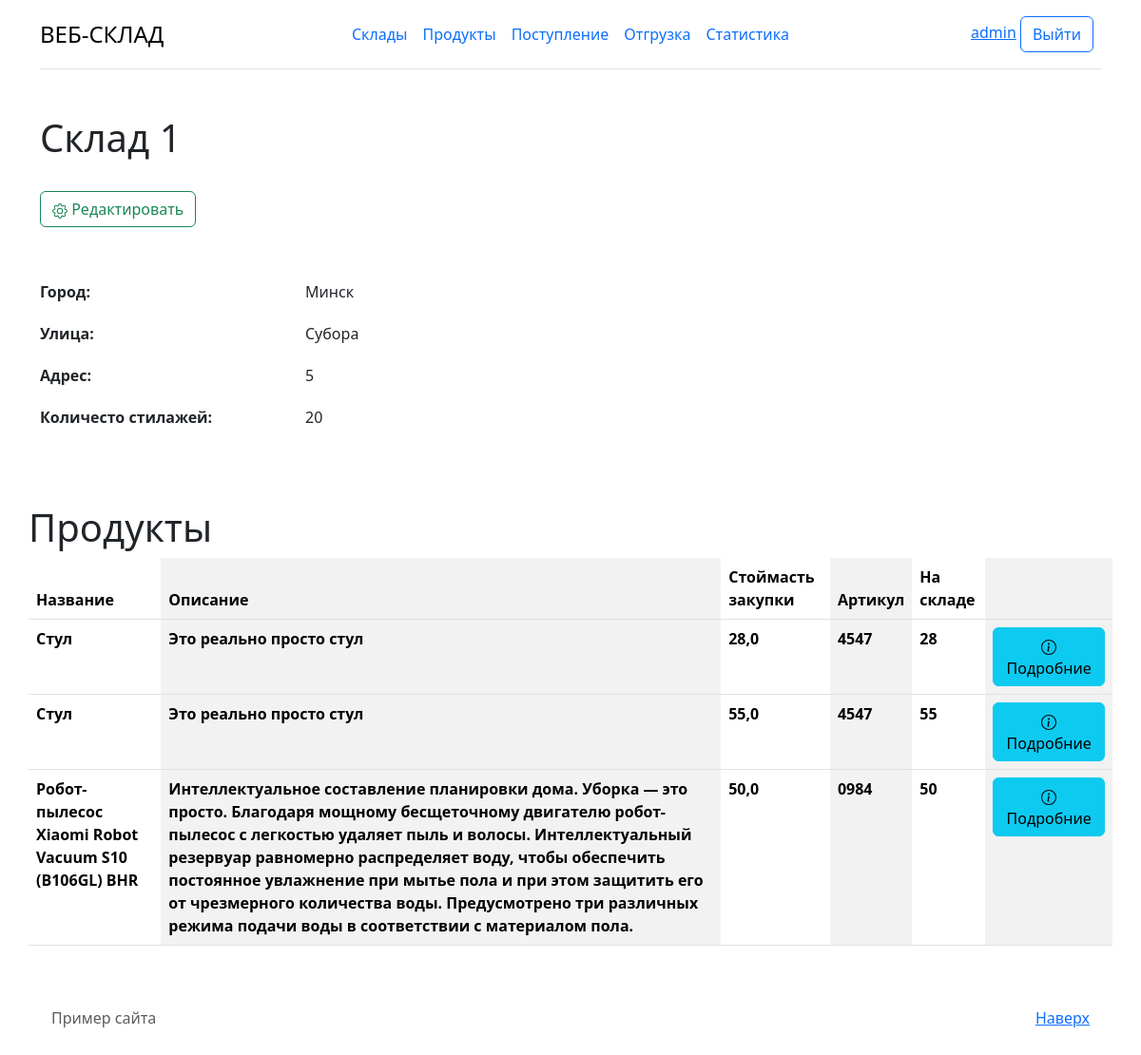
Page /warehouses/1 (signed in) on the committed database.
### warehouses/models.py (models this page shows, shortened)
class Stock(models.Model):
    title = models.CharField('Название',max_length = 50)
    city = models.CharField('Город', max_length = 50)
    street = models.CharField('Улица', max_length = 50)
    address = models.CharField('Адрес', max_length = 50)
    number_racks = models.IntegerField('Количество стиложей')
    occupancy_status = models.FloatField('Заполниность стиложей',default=0)
    class Meta:
        verbose_name = "Склад"
        verbose_name_plural = "Склады"

### product/models.py (models this page shows, shortened)
class Item(models.Model):
    product = models.ForeignKey(Product, on_delete=models.CASCADE)
    stock = models.ForeignKey(Stock, on_delete=models.CASCADE)
    quantity = models.IntegerField('Количество')
    purchase_price = models.FloatField('Стоймасть закупки')
    sales_price = models.FloatField('Стоймасть сбыта',blank=True, null=True)
    purchase_date = models.DateField('Дата поступления')
    sales_date = models.DateField('Дата сбыта', blank=True, null=True)
    sold = models.BooleanField('Сбыто', default = False)
    available = models.BooleanField('доступно', default = True)
    soldQuantity = models.IntegerField('Количество cбыто', default = 0)
    responsible = models.ForeignKey(User, on_delete=models.SET_NULL, null=True, blank=True)
    def get_current_amount(self):
        return self.quantity - self.soldQuantity

class Product(models.Model):
    name = models.CharField('Название',max_length = 50)
    description = models.TextField('Описание')
    vendor_code = models.CharField('Артикул', max_length = 50)
    quantity_rack = models.IntegerField('Количество на одином стилаже')
    class Meta:
        verbose_name = "Товар"
        verbose_name_plural = "Товары"

### warehouses/views.py (the view)
# urls.py: path('<int:pk>', views.StockDetailView.as_view(),  name = "warehouses/stock_detail"),
class StockDetailView(DetailView):
    model = Stock
    template_name = "warehouses/details_view.html"
    context_object_name = "stock"
    def get_context_data(self, **kwargs):
        context = super().get_context_data(**kwargs)
        stock = self.get_object()
        items = stock.item_set.filter(available=True)
        context['items'] = items
        return context

### warehouses/templates/warehouses/details_view.html (shortened to what this page needs)
{% extends 'main/layout.html'%}
{% block container %}
<div class="container mt-5">
    <h1>{{stock.title}}</h1><br>
    <a href="{%  url 'warehouses/stock_update' stock.id %}" type="button" class="btn btn-outline-success">
        Редактировать
    </a>
    <div class="row g-5 mt-2">
        <div class="col-md-6">
            <ul class="icon-list ps-0">
                <li class="row mb-1">
                    <div class="col"><b>Город: </b></div>
                    <div class="col">
                        <p>{{stock.city}}</p>
                    </div>
                </li>
                <li class="row mb-1">
                    <div class="col"><b>Улица: </b></div>
                    <div class="col">
                        <p>{{stock.street}}</p>
                    </div>
                </li>
                <li class="row mb-1">
                    <div class="col"><b>Адрес: </b></div>
                    <div class="col">
                        <p>{{stock.address}}</p>
                    </div>
                </li>
                <li class="row mb-1">
                    <div class="col"><b>Количесто стилажей: </b></div>
                    <div class="col">
                        <p>{{stock.number_racks}}</p>
                    </div>
                </li>
            </ul>
        </div>
        <div class="container mt-5">
            <h1>Продукты</h1>
            <table class="table table-striped-columns">
                <thead>
                    <tr>
                        <th scope="col">Название</th>
                        <th scope="col">Описание</th>
                        <th scope="col">Стоймасть закупки</th>
                        <th scope="col">Артикул</th>
                        <th scope="col">На складе</th>
                        <th scope="col"></th>
                    </tr>
                </thead>
                <tbody>
                    {% for el in items%}
                    <tr>
                        <th>{{el.product.name}}</th>
                        <th>{{el.product.description}}</th>
                        <th>{{el.purchase_price}}</th>
                        <th>{{el.product.vendor_code}}</th>
                        <th>{{el.get_current_amount}}</th>
                        <th>
                            <a href="{%  url 'item/item_detail' el.id %} " type="button" class="btn btn-info">
                                Подробние
                            </a>
                        </th>
                    </tr>
                    {% endfor %}
                </tbody>
            </table>
        </div>
    </div>
    {% endblock %}

### main/templates/main/layout.html (shortened to what this page needs)
{% load static%}
<!DOCTYPE HTML>
<html lang="en">
<head>
    <link href="https://cdn.jsdelivr.net/npm/bootstrap@5.3.3/dist/css/bootstrap.min.css" rel="stylesheet">
</head>
<body>
<div class="container">
    <header class="d-flex flex-wrap align-items-center justify-content-center justify-content-md-between py-3 mb-4 border-bottom">
        <div class="col-md-3 mb-2 mb-md-0">
            <a href="/" class="d-inline-flex link-body-emphasis text-decoration-none">
                <span class="fs-4">ВЕБ-СКЛАД</span>
            </a>
        </div>
        <ul class="nav col-12 col-md-auto mb-2 justify-content-center mb-md-0">
            <li><a href="{% url 'warehouses/main'%}" class="nav-link px-2 ">Склады</a></li>
            <li><a href="{% url 'product/main'%}" class="nav-link px-2">Продукты</a></li>
            <li><a href="{% url 'item/add_item'%}" class="nav-link px-2">Поступление</a></li>
            <li><a href="{% url 'item/sales_item'%}" class="nav-link px-2">Отгрузка</a></li>
            <li><a href="{% url 'view_func'%}" class="nav-link px-2">Статистика</a></li>
        </ul>
        <div class="col-md-3 text-end">
            {% if user.is_authenticated %}
            <a href="/user/account">{{ user.get_username }}</a>
            <a href="{% url 'logout'%}?next={{request.path}}" type="button"
            onclick="event.preventDefault(); document.getElementById('logout-form').submit();"
            class="btn btn-outline-primary me-2">Выйти</a>
            {% else %}
            <a href="{% url 'login'%}?next={{request.path}}" type="button"
            class="btn btn-outline-primary me-2">Войти</a>
            <a href="/registration" type="button" class="btn btn-primary">Регистрация</a>
            {% endif %}
        </div>
    </header>
</div>
{% block container %}
{% endblock %}
    <footer class="text-muted py-5">
        <div class="container">
            <p class="float-end mb-1">
                <a href="#">Наверх</a>
            </p>
            <p class="mb-1">Пример сайта </p>
        </div>
    </footer>
</body>
</html>

### rows in the picture
Stock: title "Склад 1", city "Минск", street "Субора", address "5", number_racks "20"
Item: product.name "Стул", product.description "Это реально просто стул", purchase_price "28,0", product.vendor_code "4547", get_current_amount "28"
Item: product.name "Стул", product.description "Это реально просто стул", purchase_price "55,0", product.vendor_code "4547", get_current_amount "55"
Item: product.name "Робот-пылесос Xiaomi Robot Vacuum S10 (B106GL) BHR", product.description "Интеллектуальное составление планировки дома. Уборка — это просто. Благодаря мощному бесщеточному двигателю робот-пылесос с легкостью удаляет пыль и волосы. Интеллектуальный резервуар равномерно распределяет воду, чтобы обеспечить постоянное увлажнение при мытье пола и при этом защитить его от чрезмерного количества воды. Предусмотрено три различных режима подачи воды в соответствии с материалом пола.", purchase_price "50,0", product.vendor_code "0984", get_current_amount "50"

### other values in the picture
{{ user.get_username }} "admin"
